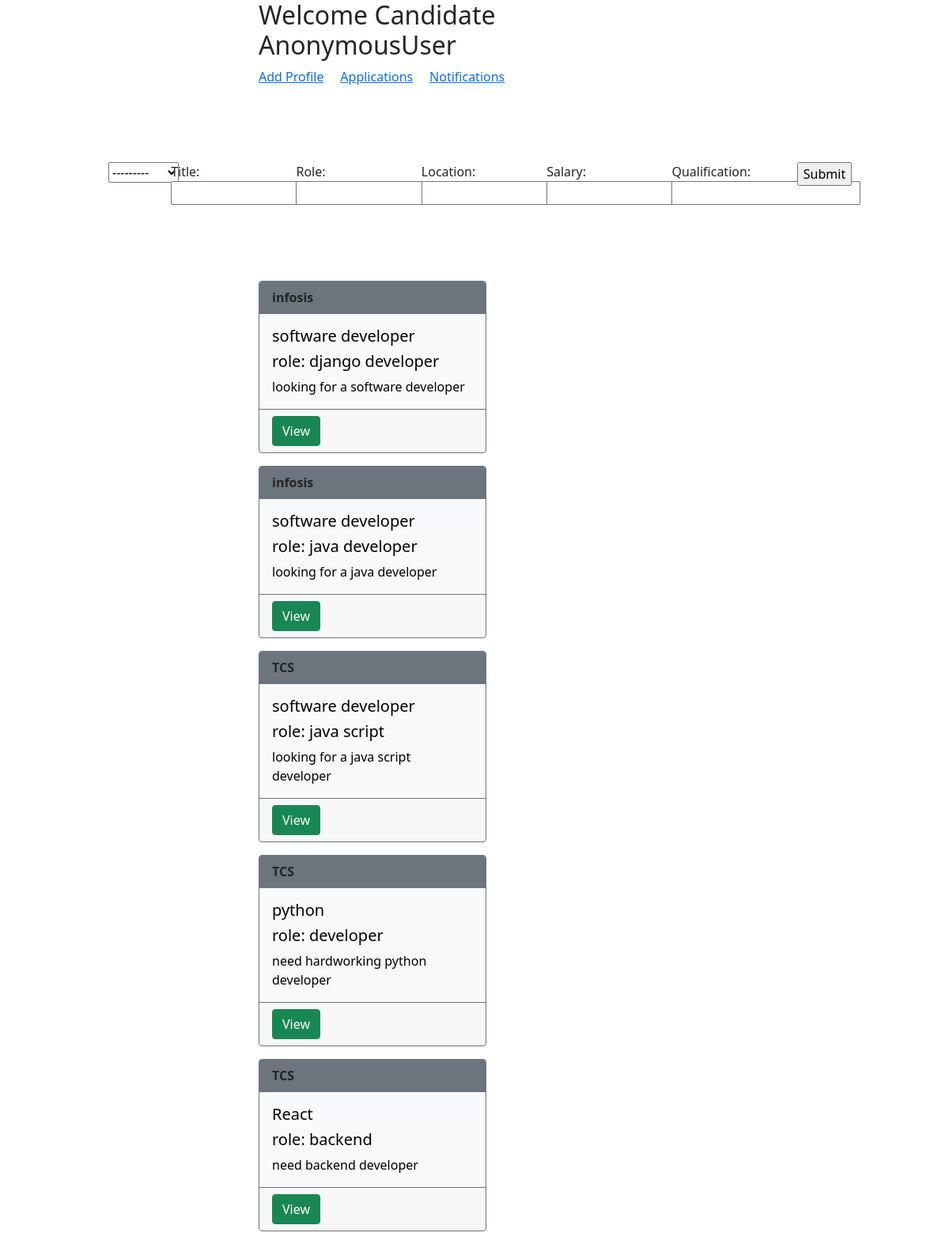
Page /user/candidate/home/ on the committed database.
### employers/models.py (models this page shows, shortened)
class Jobs(models.Model):
    posted_by=models.ForeignKey(User,on_delete=models.CASCADE,related_name='company')
    job_title=models.CharField(max_length=120)
    job_description=models.TextField()
    role=models.CharField(max_length=120)
    experience=models.PositiveIntegerField(default=0)
    salary=models.PositiveIntegerField()
    location=models.CharField(max_length=120)
    created_date=models.DateField(auto_now_add=True)
    last_date=models.DateField(null=True)
    qualification=models.CharField(max_length=120,null=True)

### users/models.py (models this page shows, shortened)
class User(AbstractUser):
    phone=models.CharField(max_length=12)
    options=(
        ('candidate','candidate'),
        ('employer','employer')
    )
    role=models.CharField(max_length=12,choices=options,default='candidate')

### candidates/views.py (the view, shortened to what this page needs)
# urls.py: path('home/',views.CandidateHomeView.as_view(),name='cand-home'),
class CandidateHomeView(TemplateView):
    template_name = 'cand-home.html'
    def get(self,request,*args,**kwargs):
        filter=JobFilter(request.GET,queryset=Jobs.objects.all())
        return render(request,'cand-home.html',{'filter':filter})

### candidates/templates/cand-home.html (shortened to what this page needs)
<!DOCTYPE html>
<html lang="en">
<head>
    <link href="https://cdn.jsdelivr.net/npm/bootstrap@5.1.3/dist/css/bootstrap.min.css" rel="stylesheet">
</head>
<body>
<div class="container">
    <div class="row">
        <div class="col-3"></div>
        <div class="col-6">
            <h2>Welcome Candidate {{request.user}}</h2>
            {%if request.user.candprofile%}
            <a href="{%url 'cand-profileview'%}">View Profile</a> &nbsp&nbsp&nbsp
            {%else%}
            <a href="{%url 'cand-profileadd'%}">Add Profile</a> &nbsp&nbsp&nbsp
            {%endif%}
            <a href="{%url 'cand-appli-list'%}">Applications</a> &nbsp&nbsp&nbsp
            <a href="{%url 'cand-notifications'%}">Notifications</a> &nbsp&nbsp&nbsp
            </div>
<div class="col-3"></div>
    </div>
            <br><br><br>
        <div class="row">
            <div class="col-1"></div>
            <div class="col-10">
                 <form action=""method="get">
                     <br>
                     <div class="row">
                         <div class="col-1">{{filter.form.posted_by}}</div>
                         <div class="col-2">Title: {{filter.form.job_title}}</div>
                         <div class="col-2">Role: {{filter.form.role}}</div>
                         <div class="col-2">Location: {{filter.form.location}}</div>
                         <div class="col-2">Salary: {{filter.form.salary}}</div>
                         <div class="col-2">Qualification: {{filter.form.qualification}}</div>
                        <div class="col-1"><input type="submit"></div>
                     </div>
                     <br><br><br><br>
            </form>
            </div>
            <div class="col-1"></div>
        </div>
        <div class="row">
            <div class="col-3"></div>
            <div class="col-6">
                {%for job in filter.qs%}
            <div class="card border-secondary mb-3" style="max-width: 18rem;">
  <div class="card-header bg-secondary border-secondary fw-bold">{{job.posted_by}}</div>
  <div class="card-body text-black bg-light">
    <h5 class="card-title">{{job.job_title}}</h5>
      <h5 class="card-title">role: {{job.role}}</h5>
    <p class="card-text">{{job.job_description}}</p>
  </div>
  <div class="card-footer bg-white-50 border-secondary"><a href="{%url 'cand-jobdetail' job.id%}" class="btn btn-success">View</a></div>
</div>
            {%endfor%}
            </div>
            <div class="col-3"></div>
        </div>
</div>
</body>
</html>

### rows in the picture
Jobs: posted_by "infosis", job_title "software developer", role "django developer", job_description "looking for a software developer"
Jobs: posted_by "infosis", job_title "software developer", role "java developer", job_description "looking for a java developer"
Jobs: posted_by "TCS", job_title "software developer", role "java script", job_description "looking for a java script developer"
Jobs: posted_by "TCS", job_title "python", role "developer", job_description "need hardworking python developer"
Jobs: posted_by "TCS", job_title "React", role "backend", job_description "need backend developer"

### other values in the picture
{{ request.user }} "AnonymousUser"
